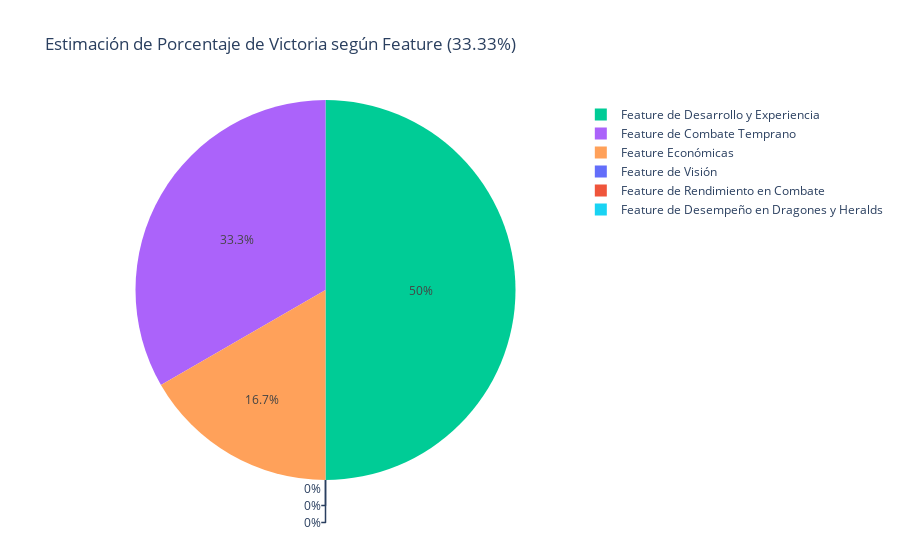

Notebook cell for this chart:
### Code cell
seleccion = resultados.iloc[randint(0,resultados.shape[0])]
fila_seleccionada = seleccion[['AF1', 'AF2', 'AF3', 'AF4', 'AF5', 'AF6']]
porcentaje_total = fila_seleccionada / fila_seleccionada.sum() * 100
datos = {'Variable': porcentaje_total.index, 'Porcentaje': porcentaje_total.values}
setFeatureName = [
        "Feature de Visión", 
        "Feature de Rendimiento en Combate", 
        "Feature de Desarrollo y Experiencia", 
        "Feature de Combate Temprano", 
        "Feature Económicas", 
        "Feature de Desempeño en Dragones y Heralds"
        ]

fig = px.pie(datos, names=setFeatureName, values='Porcentaje',
             hover_data='Variable', color=colores,
             title=f'Estimación de Porcentaje de Victoria según Feature ({round(seleccion["Porcentaje_VF"]*100,2)}%)',
             labels=setFeatureName)

fig.write_html(path_base + r"\\static\html\estimacion_test.html")
fig.write_image(path_base + r"\\static\img\estimacion_test.png")

fig.show()
print("Estimación de Porcentaje de Victoria según KNN:", f"{round(seleccion['AKNN']*100,2)}%")
print("Estimación de Porcentaje de Victoria según Decision Tree:", f"{round(seleccion['ADF']*100,2)}%")
print("Estimación de Porcentaje de Victoria según Random Forest:", f"{round(seleccion['ARF']*100,2)}%")

### Figure 1 — Plotly figure (JSON) as saved in the notebook; plotly's stock layout.template omitted (floating-point values rounded to 4 significant figures)
{"data": [{"customdata": [["AF1", "#ffcccb"], ["AF2", "#add8e6"], ["AF3", "#98fb98"], ["AF4", "#ffb6c1"], ["AF5", "#f0e68c"], ["AF6", "#dda0dd"]], "domain": {"x": [0, 1], "y": [0, 1]}, "hovertemplate": "label=%{label}<br>Porcentaje=%{value}<br>Variable=%{customdata[0]}<br>color=%{customdata[1]}<extra></extra>", "labels": ["Feature de Visión", "Feature de Rendimiento en Combate", "Feature de Desarrollo y Experiencia", "Feature de Combate Temprano", "Feature Económicas", "Feature de Desempeño en Dragones y Heralds"], "legendgroup": "", "marker": {"colors": ["#636efa", "#EF553B", "#00cc96", "#ab63fa", "#FFA15A", "#19d3f3"]}, "name": "", "showlegend": true, "type": "pie", "values": [0, 0, 50.0, 33.33, 16.67, 0]}], "layout": {"legend": {"tracegroupgap": 0}, "title": {"text": "Estimación de Porcentaje de Victoria según Feature (33.33%)"}}}
